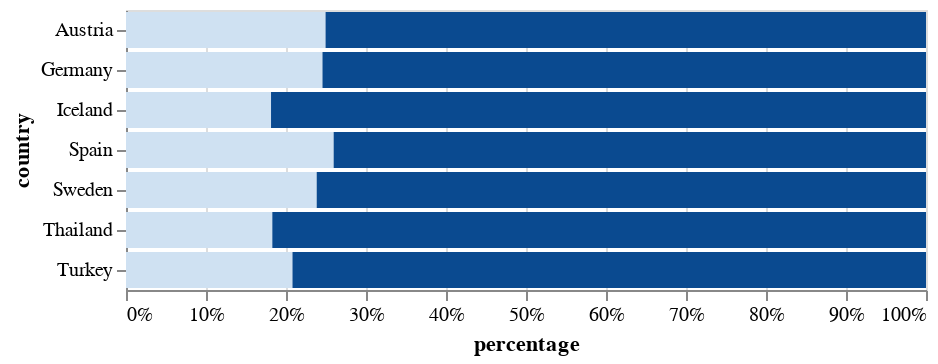

This figure's notebook cell:
### Code cell
chart2 = alt.Chart(SFbyCountry).mark_bar().encode(
    x=alt.X('sum(trials_count)', stack="normalize", axis=alt.Axis(format='%', title='percentage')),
    y='country',
    color=alt.Color('outcome', legend=None)
)
chart2

### Figure 1 — Vega-Lite specification as saved in the notebook (floating-point values rounded to 4 significant figures)
{"config": {"view": {"continuousWidth": 400, "continuousHeight": 300}}, "data": {"name": "data-dce0b7663de037af5d2fceb396a9101e"}, "mark": "bar", "encoding": {"color": {"field": "outcome", "legend": null, "type": "quantitative"}, "x": {"aggregate": "sum", "axis": {"format": "%", "title": "percentage"}, "field": "trials_count", "stack": "normalize", "type": "quantitative"}, "y": {"field": "country", "type": "nominal"}}, "$schema": "https://vega.github.io/schema/vega-lite/v4.17.0.json", "datasets": {"data-dce0b7663de037af5d2fceb396a9101e": [{"country": "Austria", "country-code": "040", "outcome": 0, "trials_count": 4784}, {"country": "Austria", "country-code": "040", "outcome": 1, "trials_count": 14394}, {"country": "Germany", "country-code": "276", "outcome": 0, "trials_count": 15608}, {"country": "Germany", "country-code": "276", "outcome": 1, "trials_count": 47944}, {"country": "Iceland", "country-code": "352", "outcome": 0, "trials_count": 124}, {"country": "Iceland", "country-code": "352", "outcome": 1, "trials_count": 560}, {"country": "Spain", "country-code": "724", "outcome": 0, "trials_count": 12424}, {"country": "Spain", "country-code": "724", "outcome": 1, "trials_count": 35438}, {"country": "Sweden", "country-code": "752", "outcome": 0, "trials_count": 5119}, {"country": "Sweden", "country-code": "752", "outcome": 1, "trials_count": 16355}, {"country": "Thailand", "country-code": "764", "outcome": 0, "trials_count": 1495}, {"country": "Thailand", "country-code": "764", "outcome": 1, "trials_count": 6679}, {"country": "Turkey", "country-code": "792", "outcome": 0, "trials_count": 2822}, {"country": "Turkey", "country-code": "792", "outcome": 1, "trials_count": 10739}]}}
